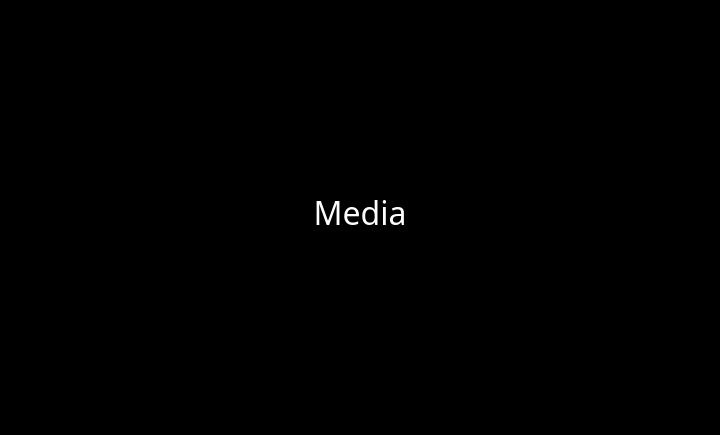
<?xml version="1.0" encoding="UTF-8"?>
<ui version="4.0">
 <class>content</class>
 <widget class="QWidget" name="content">
  <property name="geometry">
   <rect>
    <x>0</x>
    <y>0</y>
    <width>720</width>
    <height>435</height>
   </rect>
  </property>
  <property name="windowTitle">
   <string>Form</string>
  </property>
  <property name="styleSheet">
   <string notr="true">#content {
	background: black;
}

* {
	color: white;
}</string>
  </property>
  <widget class="QLabel" name="label">
   <property name="geometry">
    <rect>
     <x>260</x>
     <y>187</y>
     <width>200</width>
     <height>50</height>
    </rect>
   </property>
   <property name="font">
    <font>
     <family>Avenir Next LT Pro</family>
     <pointsize>24</pointsize>
    </font>
   </property>
   <property name="text">
    <string>Media</string>
   </property>
   <property name="alignment">
    <set>Qt::AlignCenter</set>
   </property>
  </widget>
 </widget>
 <resources/>
 <connections/>
</ui>
